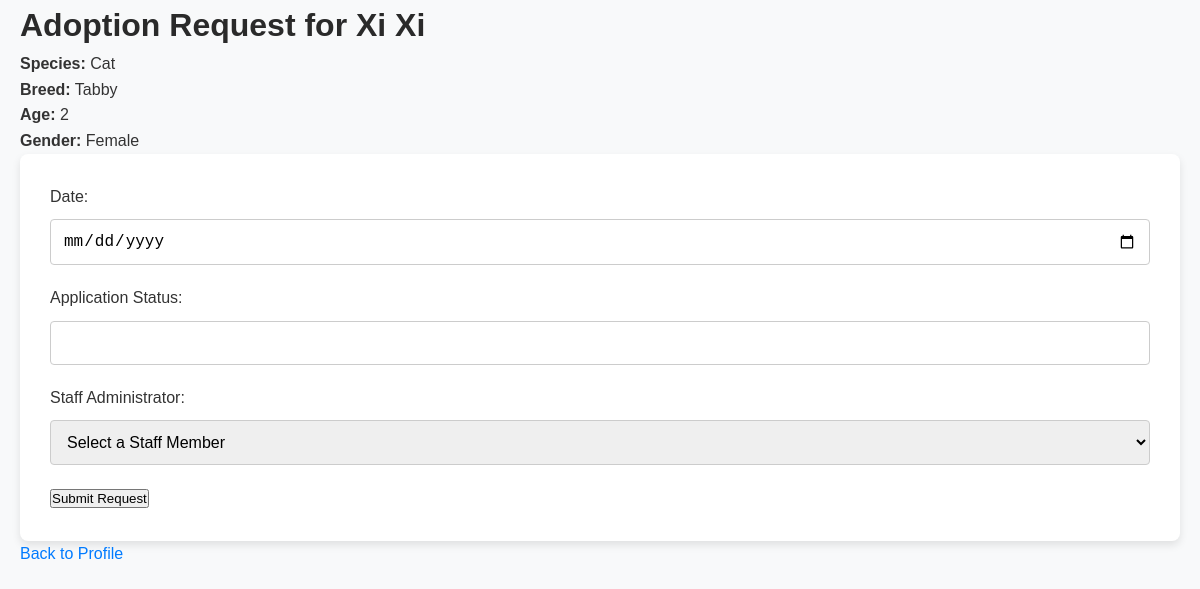
The app's page /adopt/1/ (signed in) with its own data.
### shelterapp/models.py (models this page shows, shortened)
class Animal(models.Model):
    animalID = models.AutoField(primary_key=True)
    name = models.CharField(max_length=100)
    species = models.CharField(max_length=100)
    breed = models.CharField(max_length=100)
    age = models.IntegerField()
    gender = models.CharField(max_length=10)
    dateOfArrival = models.DateField()
    adoptedOrNot = models.IntegerField()
    healthStatus = models.CharField(max_length=100)
    description = models.TextField()
    locationID = models.IntegerField()
    reasonForIntake = models.CharField(max_length=100)
    adoptionFee = models.IntegerField()

class AdoptionRequest(models.Model):
    adoptionID = models.CharField(primary_key=True, max_length=100)
    adopterID = models.ForeignKey(Adopter, on_delete=models.CASCADE)
    animalID = models.ForeignKey(Animal, on_delete=models.CASCADE)
    dateAdopted = models.DateField()
    adoptionStatus = models.CharField(max_length=100)
    staffAdministrator = models.ForeignKey(Staff, on_delete=models.CASCADE)

### shelterapp/views.py (the view)
# urls.py: path('adopt/<int:animalID>/', views.adoption_app, name='adoption_app'),
@login_required
def adoption_app(request, animalID):
    user = request.user
    adopter = get_object_or_404(Adopter, adopterID=user.id)
    animal = get_object_or_404(Animal, animalID=animalID)
    if request.method == 'POST':
        form = AdoptionForm(request.POST)
        if form.is_valid():
            adoption_request = form.save(commit=False)
            adoption_request.adopterID = adopter
            adoption_request.animalID = animal
            adoption_request.save()
            return redirect('adoption_confirmation')
    else:
        form = AdoptionForm()
    return render(request, 'adoption_app.html', {
        'form': form,
        'animal': animal,
    })

### shelterapp/forms.py
class AdoptionForm(forms.ModelForm):
    staffAdministrator = forms.ModelChoiceField(
        queryset=Staff.objects.all(),  # Fetch all staff members from the database
        empty_label="Select a Staff Member",  # Placeholder for the dropdown
        label="Staff Administrator"  # Label displayed in the form
    )
    class Meta:
        model = AdoptionRequest
        fields = ['dateAdopted', 'adoptionStatus', 'staffAdministrator']
        labels = {
            'dateAdopted': 'Date',
            'adoptionStatus': 'Application Status'
        }
        widgets = {
            'dateAdopted': forms.DateInput(attrs={'type': 'date'}),  # Add a date picker
        }

### shelterapp/models.py (called while the page is built)
    def __str__(self):
        return f'{self.user.username} - {self.position}'

### shelterapp/templates/adoption_app.html (shortened to what this page needs)
<!DOCTYPE html>
<html lang="en">
<head>
    {% load static %}
    <link rel="stylesheet" href="{% static 'shelterapp/css/style.css' %}">
</head>
<body>
    <h1>Adoption Request for {{ animal.name }}</h1>
    <p><strong>Species:</strong> {{ animal.species }}</p>
    <p><strong>Breed:</strong> {{ animal.breed }}</p>
    <p><strong>Age:</strong> {{ animal.age }}</p>
    <p><strong>Gender:</strong> {{ animal.gender }}</p>
    <form method="post">
        {{ form.as_p }}
        <button type="submit">Submit Request</button>
    </form>
    <a href="{% url 'animal_profile' animal.animalID %}">Back to Profile</a>
</body>
</html>

### shelter/static/shelterapp/css/style.css (style rules this page uses)
* { margin: 0; padding: 0; box-sizing: border-box; }
body { font-family: "Arial", sans-serif; line-height: 1.6; background-color: #f8f9fa; color: #333; padding: 0 20px; }
h1, h2, h3 { color: #2a2a2a; }
a { text-decoration: none; color: #007bff; }
form { background-color: #fff; padding: 30px; border-radius: 8px; box-shadow: 0 4px 8px rgba(0, 0, 0, 0.1); }
form input, form select, form textarea { width: 100%; padding: 12px; margin: 10px 0 20px; border: 1px solid #ccc; border-radius: 4px; font-size: 1rem; }

### records on screen
Animal: name "Xi Xi", species "Cat", breed "Tabby", age "2", gender "Female"
